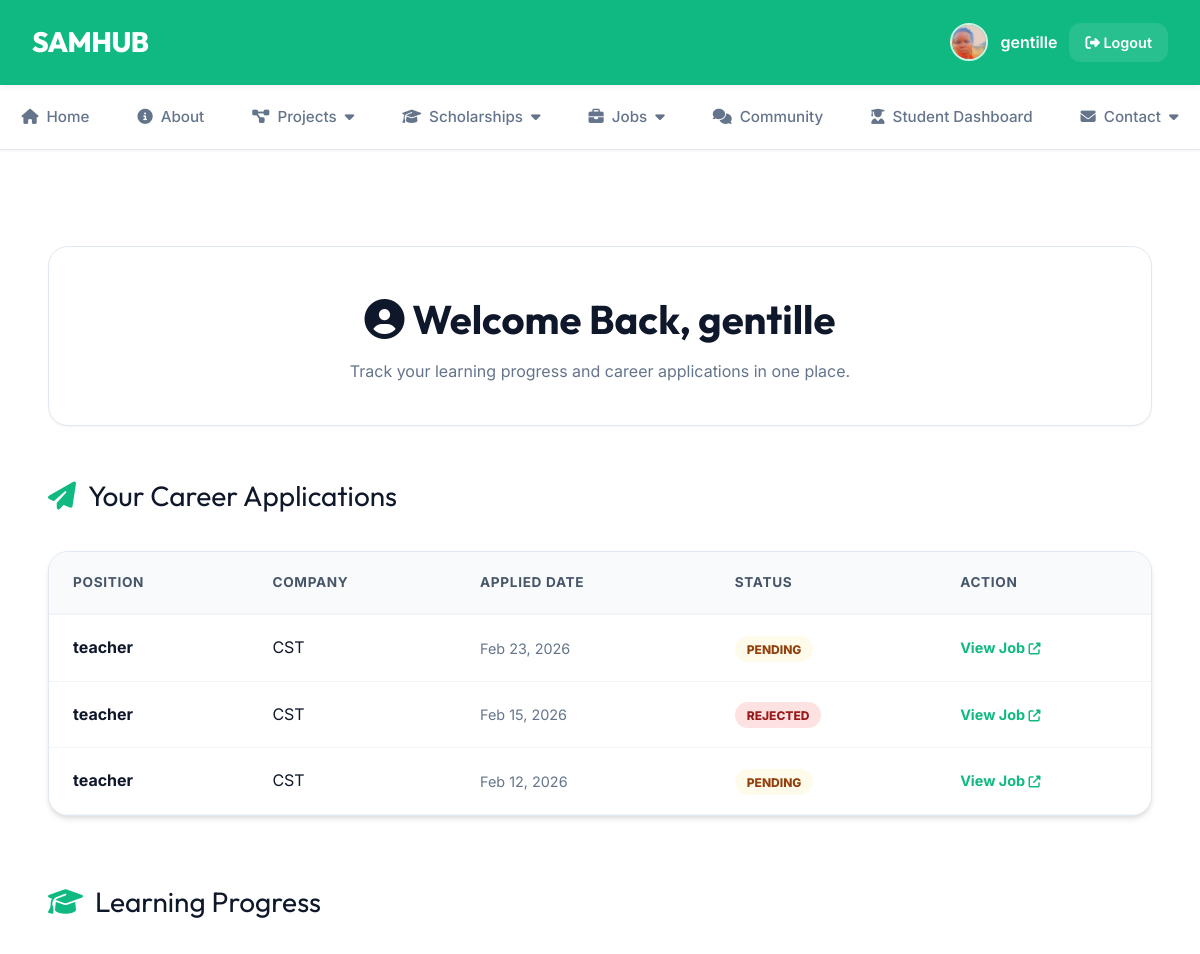
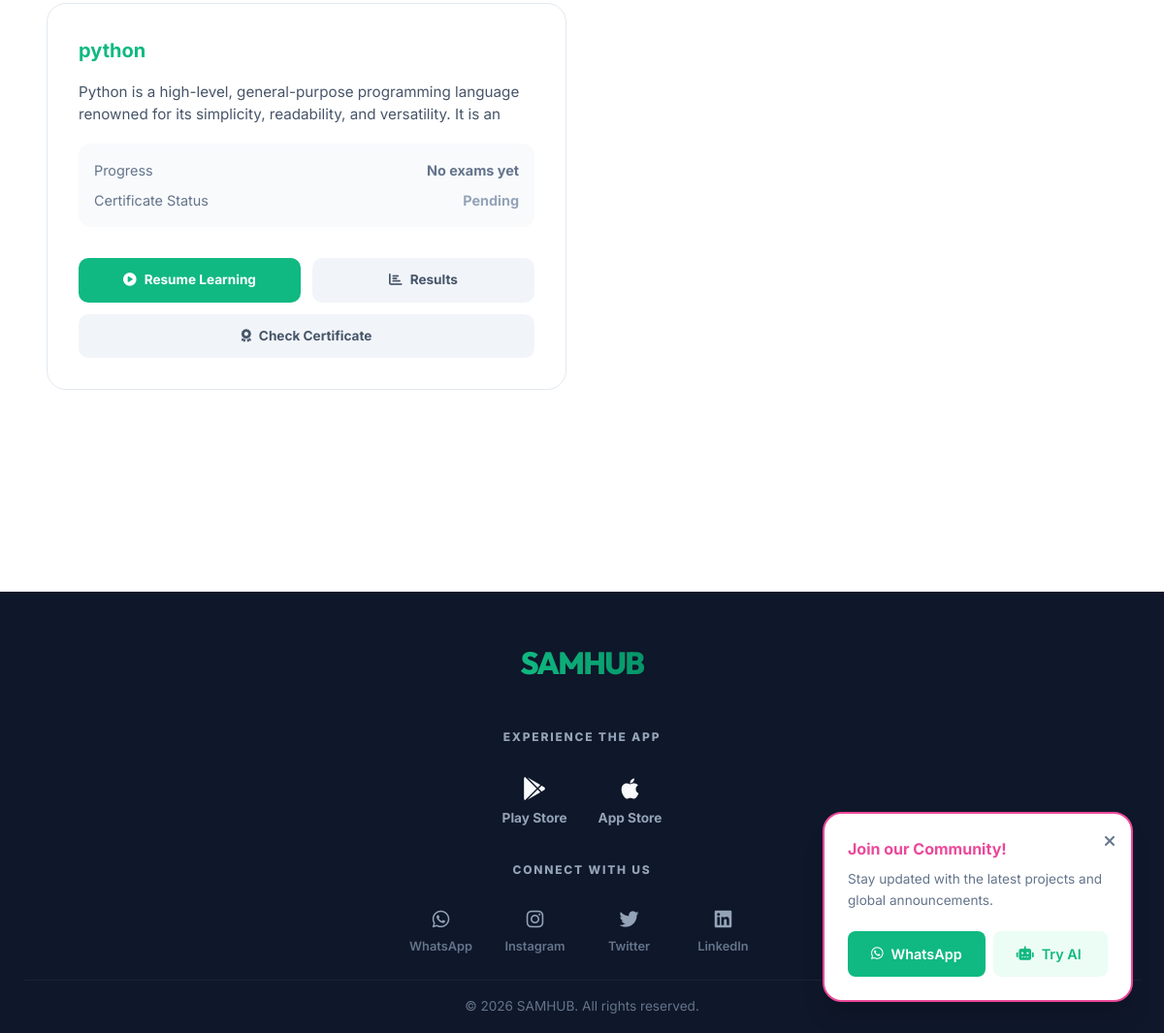
The app's page /learn/User_Dashboard/ (signed in) with its own data (2 pictures, top to bottom).
### Login_System/models.py (models this page shows, shortened)
class User(AbstractUser):
    email = models.EmailField(max_length=50, unique=True)
    image = models.ImageField(upload_to='profile_pics', default='default.jpg')
    sex = models.CharField(max_length=10, blank=True, null=True)
    phone = models.CharField(max_length=50, blank=True, null=True)
    year = models.CharField(max_length=50, blank=True, null=True)
    address = models.CharField(max_length=255, blank=True, null=True)
    date_of_birth = models.DateField(blank=True, null=True)
    qualification = models.CharField(max_length=50, blank=True, null=True)
    experience = models.CharField(max_length=50, blank=True, null=True)
    User_type = (
        ('Admin', 'Admin'),
        ('User', 'User'),
        ('Student', 'Student'),
    )
    user_type = models.CharField(max_length=50, choices=User_type, default='User')
    is_approved = models.BooleanField(default=False)
    is_disabled = models.BooleanField(default=False)
    first_login = models.BooleanField(default=True)
    created_at = models.DateTimeField(auto_now_add=True)
    updated_at = models.DateTimeField(auto_now=True)

### Job_Opportunity/models.py (models this page shows, shortened)
class JobApplication(models.Model):
    STATUS_CHOICES = [
        ('PENDING', 'Pending'),
        ('ACCEPTED', 'Accepted'),
        ('REJECTED', 'Rejected'),
    ]
    job = models.ForeignKey(Job, on_delete=models.CASCADE, related_name='applications')
    applicant = models.ForeignKey(
        settings.AUTH_USER_MODEL, on_delete=models.CASCADE, related_name='applications'
    )
    full_name = models.CharField(max_length=150)
    email = models.EmailField()
    resume = models.FileField(upload_to='resumes/')
    cover_letter = models.TextField(blank=True)
    submitted_at = models.DateTimeField(auto_now_add=True)
    status = models.CharField(max_length=10, choices=STATUS_CHOICES, default='PENDING')

class Job(models.Model):
    title = models.CharField(max_length=200)
    company = models.CharField(max_length=150)
    location = models.CharField(max_length=150)
    description = models.TextField()
    requirements = models.TextField()
    posted_at = models.DateTimeField(default=timezone.now)
    deadline = models.DateTimeField(null=True, blank=True)
    require_cover_letter = models.BooleanField(default=False)
    require_resume = models.BooleanField(default=True)
    image = models.ImageField(upload_to='job_images/', blank=True, null=True)
    posted_by = models.ForeignKey(
        settings.AUTH_USER_MODEL, on_delete=models.CASCADE, related_name='posted_jobs'
    )
    support_document = models.FileField(upload_to='job_docs/', blank=True, null=True)
    EXPERIENCE_CHOICES = [
        ('YES', 'Experience Required'),
        ('NO', 'No Experience Required'),
    ]
    experience_required = models.CharField(max_length=3, choices=EXPERIENCE_CHOICES, default='NO')

### Learning_certificate/models.py (models this page shows, shortened)
class Enrollment(models.Model):
    student = models.ForeignKey(
        User, on_delete=models.CASCADE,
        limit_choices_to={'user_type': 'Student'}
    )
    course = models.ForeignKey(Course, on_delete=models.CASCADE, related_name='enrollments')
    is_paid = models.BooleanField(default=False)
    is_approved_by_admin = models.BooleanField(default=False)
    enrollment_date = models.DateTimeField(auto_now_add=True)
    class Meta:
        unique_together = ('student', 'course')

class Course(models.Model):
    title = models.CharField(max_length=200)
    description = models.TextField(blank=True, null=True)
    content = models.TextField(
        blank=True, null=True,
        help_text="Full course material (HTML allowed). Only enrolled students can see this."
    )
    thumbnail = models.ImageField(upload_to='course_thumbnails/', blank=True, null=True)
    price = models.DecimalField(max_digits=8, decimal_places=2, default=0)  # 0 = free
    duration_weeks = models.PositiveIntegerField(
        default=4,
        help_text="How many weeks the course runs."
    )
    start_date = models.DateTimeField(
        blank=True, null=True,
        help_text="When the course opens for learning."
    )
    end_date = models.DateTimeField(
        blank=True, null=True,
        help_text="When the course closes."
    )
    is_active = models.BooleanField(default=True)
    created_at = models.DateTimeField(auto_now_add=True)
    updated_at = models.DateTimeField(auto_now=True)
    class Meta:
        ordering = ['-created_at']

### Learning_certificate/views.py (the view)
# urls.py: path('User_Dashboard/', views.user_dashboard, name='user_dashboard'),
@login_required
def user_dashboard(request):
    enrollments = Enrollment.objects.filter(student=request.user).select_related('course')
    courses_info = []
    for e in enrollments:
        exams = e.course.exams.filter(is_published=True)
        results = ExamResult.objects.filter(enrollment=e, exam__in=exams)
        passed_exams = results.filter(passed=True).count()
        total_exams = exams.count()
        certificate = Certificate.objects.filter(enrollment=e).first()
        certificate_status = certificate.is_issued if certificate else False
        courses_info.append({
            'enrollment': e,
            'course': e.course,
            'passed_exams': passed_exams,
            'total_exams': total_exams,
            'progress': f"{passed_exams}/{total_exams} exams passed" if total_exams else "No exams yet",
            'certificate_status': certificate_status,
        })
    job_applications = JobApplication.objects.filter(applicant=request.user).order_by('-submitted_at')
    return render(request, 'Login_System/user_dashboard/user_dashboard.html', {
        'courses_info': courses_info,
        'job_applications': job_applications,
    })

### templates/Login_System/user_dashboard/user_dashboard.html (shortened to what this page needs)
{% extends "Login_System/base.html" %}
{% load static %}
{% block content %}
<div class="dashboard-container">
    <div class="welcome-card">
        <h1><i class="fas fa-user-circle"></i> Welcome Back, {{ request.user.username }}</h1>
        <p style="color: var(--text-muted); margin-top: 0.5rem;">Track your learning progress and career applications in
            one place.</p>
    </div>
    <div class="section-title">
        <i class="fas fa-paper-plane"></i> Your Career Applications
    </div>
    <div class="table-card" style="margin-bottom: 4rem;">
        {% if job_applications %}
        <div style="overflow-x: auto;">
            <table class="apps-table">
                <thead>
                    <tr>
                        <th>Position</th>
                        <th>Company</th>
                        <th>Applied Date</th>
                        <th>Status</th>
                        <th>Action</th>
                    </tr>
                </thead>
                <tbody>
                    {% for app in job_applications %}
                    <tr>
                        <td><strong>{{ app.job.title }}</strong></td>
                        <td>{{ app.job.company }}</td>
                        <td style="color: #64748b; font-size: 0.9rem;">{{ app.submitted_at|date:"M d, Y" }}</td>
                        <td>
                            <span class="status-badge status-{{ app.status|lower }}">
                                {{ app.status }}
                            </span>
                        </td>
                        <td>
                            <a href="{% url 'job_detail' app.job.id %}"
                                style="color: var(--primary); font-weight: 700; text-decoration: none; font-size: 0.9rem;">
                                View Job <i class="fas fa-external-link-alt" style="font-size: 0.75rem;"></i>
                            </a>
                        </td>
                    </tr>
                    {% endfor %}
                </tbody>
            </table>
        </div>
        {% endif %}
    </div>
    <div class="section-title">
        <i class="fas fa-graduation-cap"></i> Learning Progress
    </div>
    {% if courses_info %}
    <div class="courses-grid">
        {% for info in courses_info %}
        <div class="course-card">
            <h3>{{ info.course.title }}</h3>
            <p style="color: #475569; font-size: 0.95rem; line-height: 1.5; height: 3rem; overflow: hidden;">
                {{ info.course.description|default:"No description available" }}
            </p>
            <div class="progress-info">
                <div style="display: flex; justify-content: space-between; margin-bottom: 0.5rem;">
                    <span>Progress</span>
                    <strong>{{ info.progress }}</strong>
                </div>
                <div style="display: flex; justify-content: space-between;">
                    <span>Certificate Status</span>
                    <span class="{% if info.certificate_status %}cert-issued{% else %}cert-pending{% endif %}">
                        {% if info.certificate_status %}Issued ✅{% else %}Pending{% endif %}
                    </span>
                </div>
            </div>
            <div class="course-actions">
                <a href="{% url 'course_detail' info.course.id %}" class="btn-dash btn-primary-dash">
                    <i class="fas fa-play-circle"></i> Resume Learning
                </a>
                <a href="{% url 'exam_results' info.course.id %}" class="btn-dash btn-accent-dash">
                    <i class="fas fa-chart-bar"></i> Results
                </a>
                {% if not info.certificate_status %}
                <a href="{% url 'certificate_view' info.course.id %}" class="btn-dash btn-accent-dash"
                    style="flex: 1 1 100%;">
                    <i class="fas fa-award"></i> Check Certificate
                </a>
                {% endif %}
            </div>
        </div>
        {% endfor %}
    </div>
    {% endif %}
</div>
{% endblock %}

### templates/Login_System/base.html (shortened to what this page needs)
{% load static %}
<!DOCTYPE html>
<html lang="en">
<head>
    <link rel="stylesheet" href="https://cdnjs.cloudflare.com/ajax/libs/font-awesome/6.5.0/css/all.min.css">
    <link rel="stylesheet" href="{% static 'css/style.css' %}">
</head>
<body>
    <header>
        <h1>SAMHUB</h1>
        <div class="user-actions">
            {% if user.is_authenticated %}
            <div class="user-profile">
                <img src="{{ user.image.url }}" alt="{{ user.username }}">
                <span style="font-weight: 600;">{{ user.username }}</span>
                <a href="{% url 'logout' %}"><i class="fas fa-sign-out-alt"></i> Logout</a>
            </div>
            {% else %}
            <div class="user-profile">
                <a href="{% url 'Login' %}">Login</a>
                <a href="{% url 'register' %}" class="btn btn-primary"
                    style="color: white; padding: 0.5rem 1.25rem;">Register</a>
            </div>
            {% endif %}
        </div>
    </header>
    <nav>
        <a href="{% url 'home' %}" class="{% if request.resolver_match.url_name == 'home' %}active{% endif %}">
            <i class="fas fa-home"></i> Home
        </a>
        <a href="{% url 'about' %}" class="{% if request.resolver_match.url_name == 'about' %}active{% endif %}">
            <i class="fas fa-info-circle"></i> About
        </a>
        <div class="nav-item">
            <a href="#"><i class="fas fa-project-diagram"></i> Projects <i class="fas fa-caret-down"></i></a>
        </div>
        <div class="nav-item">
            <a href="#"><i class="fas fa-graduation-cap"></i> Scholarships <i class="fas fa-caret-down"></i></a>
        </div>
        <div class="nav-item">
            <a href="#"><i class="fas fa-briefcase"></i> Jobs <i class="fas fa-caret-down"></i></a>
        </div>
        <a href="{% url 'chat_room' %}"
            class="{% if request.resolver_match.url_name == 'chat_room' %}active{% endif %}">
            <i class="fas fa-comments"></i> Community
        </a>
        {% if user.is_authenticated %}
        {% if user.user_type == 'Student' %}
        <a href="{% url 'student_dashboard' %}"
            class="{% if request.resolver_match.url_name == 'student_dashboard' %}active{% endif %}">
            <i class="fas fa-user-graduate"></i> Student Dashboard
        </a>
        {% elif user.user_type == 'Admin' or user.is_superuser %}
        <a href="{% url 'dashboard_admin' %}"
            class="{% if request.resolver_match.url_name == 'dashboard_admin' %}active{% endif %}">
            <i class="fas fa-user-shield"></i> Admin Dashboard
        </a>
        {% endif %}
        {% endif %}
        <div class="nav-item contact-link">
            <a href="#"><i class="fas fa-envelope"></i> Contact <i class="fas fa-caret-down"></i></a>
        </div>
    </nav>
    {% if user.is_authenticated %}
    <div id="popup-notification" class="popup-notification">
        <h4 style="color: var(--secondary); margin-bottom: 0.5rem;">Join our Community!</h4>
        <p style="font-size: 0.85rem; color: var(--text-muted); margin-bottom: 1.25rem;">Stay updated with the latest
            projects and global announcements.</p>
        <div style="display: flex; gap: 0.5rem;">
            <a href="{% url 'chat_room' %}" target="_blank" class="btn btn-primary"
                style="flex: 1; background: var(--accent); border-radius: 0.5rem;">
                <i class="fab fa-whatsapp"></i> WhatsApp
            </a>
            <a href="{% url 'ai_chat_room' %}" class="btn btn-ghost" style="flex: 1; border-radius: 0.5rem;">
                <i class="fas fa-robot"></i> Try AI
            </a>
        </div>
        <span id="popup-close" class="popup-close"><i class="fas fa-times"></i></span>
    </div>
    {% endif %}
    <main class="page-wrapper">
        {% block content %}{% endblock %}
    </main>
    <footer class="minimal-footer">
        <div class="footer-core">
            <h2 class="footer-logo">SAMHUB</h2>
            <div class="footer-label">EXPERIENCE THE APP</div>
            <div class="footer-store-badges">
                <a href="#" class="store-item">
                    <i class="fab fa-google-play"></i>
                    <span>Play Store</span>
                </a>
                <a href="#" class="store-item">
                    <i class="fab fa-apple"></i>
                    <span>App Store</span>
                </a>
            </div>
            <div class="footer-label">CONNECT WITH US</div>
            <div class="social-grid">
                <a href="#" class="social-item">
                    <i class="fab fa-whatsapp"></i>
                    <span>WhatsApp</span>
                </a>
                <a href="#" class="social-item">
                    <i class="fab fa-instagram"></i>
                    <span>Instagram</span>
                </a>
                <a href="#" class="social-item">
                    <i class="fab fa-twitter"></i>
                    <span>Twitter</span>
                </a>
                <a href="#" class="social-item">
                    <i class="fab fa-linkedin"></i>
                    <span>LinkedIn</span>
                </a>
            </div>
        </div>
        <div class="footer-bottom-text">
            <p>&copy; 2026 SAMHUB. All rights reserved.</p>
        </div>
    </footer>
</body>
</html>

### records on screen
User: image (picture), username "gentille", user.username "gentille"
JobApplication: job "teacher", job.company "CST", submitted_at "Feb 23, 2026", status "PENDING"
JobApplication: job "teacher", job.company "CST", submitted_at "Feb 15, 2026", status "REJECTED"
JobApplication: job "teacher", job.company "CST", submitted_at "Feb 12, 2026", status "PENDING"
Enrollment: course "python", course.description "Python is a high-level, general-purpose programming language renowned for its simplicity, readability, and versatility. It is an…", progress "No exams yet"
